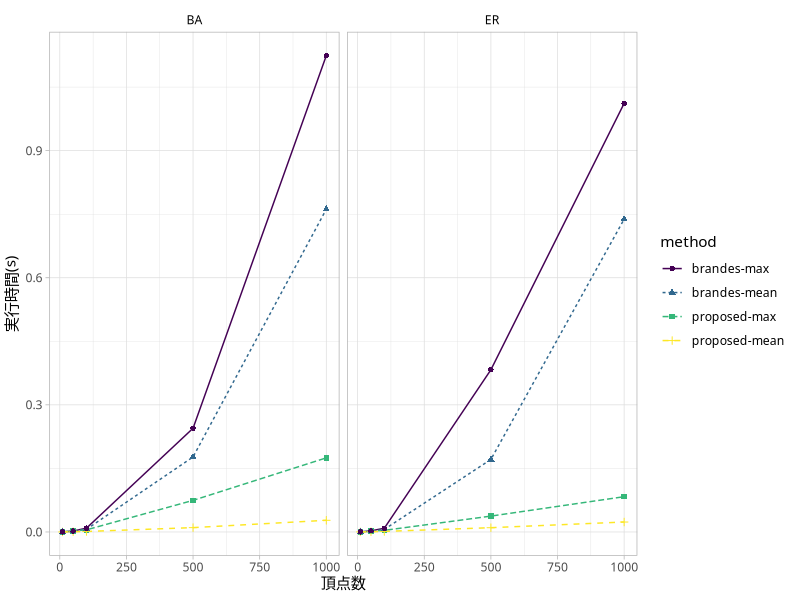

R code for this plot:
library(readr)
library(dplyr)
library(tidyr)
library(ggplot2)
library(viridis)
theme_set(theme_light(base_size = 11, base_family = 'IPAexGothic'))
out_file <- paste0(sub('^--file=(.+)\\.R$', '\\1', basename(commandArgs()[4])), '.pdf')

data_time <- read_csv('../../res/data/bc-20190622.csv') %>%
  group_by(name, n, k, mode) %>%
  filter(name %in% c('BA', 'ER')) %>%
  summarise(
    `proposed-max` = max(`time-proposed`),
    `proposed-mean` = mean(`time-proposed`),
    `brandes-mean` = mean(`time-brandes`),
    `brandes-max` = max(`time-brandes`)
  ) %>%
  ungroup() %>%
  gather(
    key = 'method', value = 'time',
    `proposed-max`, `proposed-mean`, `brandes-mean`, `brandes-max`
  )

gp <- ggplot(
    data_time %>% filter(k == 4, mode == 'delete'),
    aes(n, time, colour = method, shape = method, linetype = method)
  ) +
  facet_wrap(~name) + geom_line() + geom_point() +
  xlab('頂点数') + ylab('実行時間(s)') +
  scale_colour_viridis(discrete = TRUE) +
  theme(
    strip.text = element_text(colour = 'black'),
    strip.background = element_blank()
  )

ggsave(out_file, gp, cairo_pdf, width = 15, height = 6, units = 'cm')
